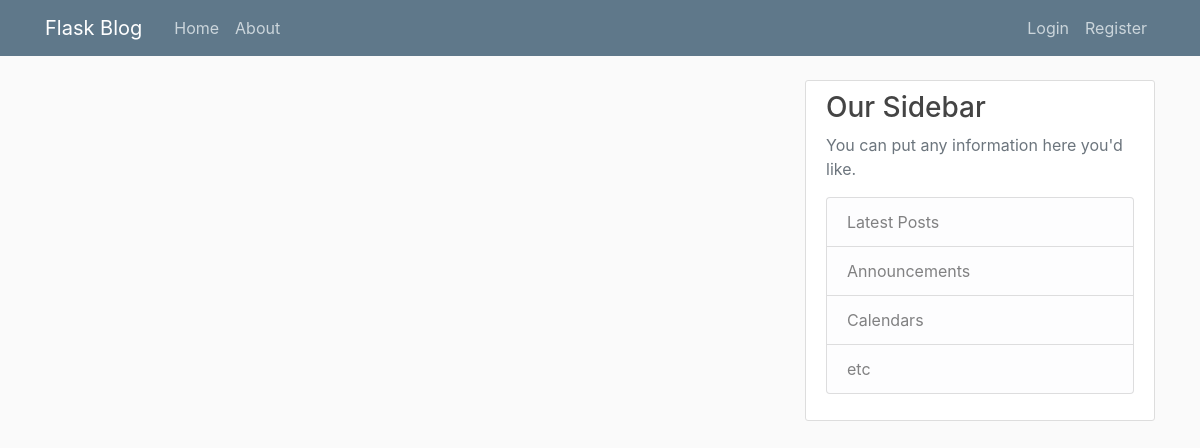
/home, run on an earlier commit of the app's database.
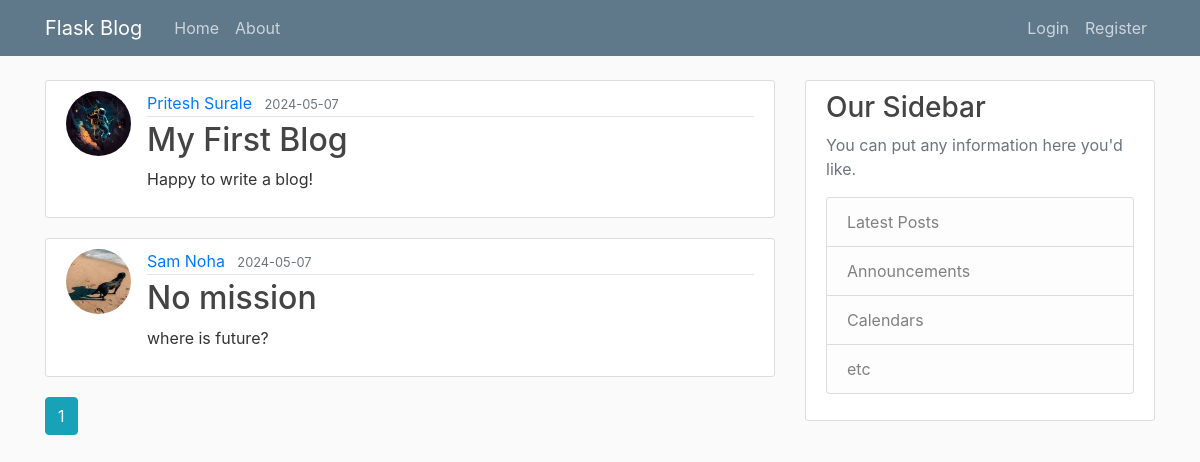
And on a later commit of the database.
### flaskblog/models.py (models this page shows, shortened)
class Post(db.Model):
  id = db.Column(db.Integer, primary_key=True)
  title = db.Column(db.String(100), unique=True, nullable=False)
  date_posted = db.Column(db.DateTime, nullable=False, default=datetime.now)
  content = db.Column(db.Text, nullable=False)
  user_id = db.Column(db.Integer, db.ForeignKey('user.id'), nullable=False)

class User(db.Model, UserMixin):
  id = db.Column(db.Integer, primary_key=True)
  username = db.Column(db.String(20), unique=True, nullable=False)
  email = db.Column(db.String(120), unique=True, nullable=False)
  image_file = db.Column(db.String(20), nullable=False, default='default.jpg')
  password = db.Column(db.String(60), nullable=False)
  posts = db.relationship('Post', backref='author', lazy=True)

### flaskblog/main/routes.py (the view)
@main.route("/")
@main.route("/home")
def home():
  page = request.args.get('page',1,type=int)
  posts = Post.query.order_by(Post.date_posted.desc()).paginate(page=page,per_page=5)
  return render_template('home.html',posts=posts, title='Home')

### flaskblog/templates/home.html
{% extends "layout.html"%}
{% block content %}
{% for post in posts.items %}
    <article class="media content-section d-flex">
        <div>
            <img src="{{ url_for('static', filename='profile_pics/' + post.author.image_file) }}" alt=""
                class="rounded-circle article-img">
        </div>
        <div class="media-body w-100">
            <div class="article-metadata">
                <a class="mr-2" href="{{url_for('users.user_posts',username=post.author.username)}}">{{ post.author.username }}</a>
                <small class="text-muted">{{ post.date_posted.strftime('%Y-%m-%d') }}</small>
            </div>
            <h2><a class="article-title" href="{{ url_for('posts.post',post_id=post.id)}}">{{ post.title }}</a></h2>
            <p class="article-content">{{ post.content }}</p>
        </div>
    </article>
{% endfor %}
{% for page_num in posts.iter_pages(left_edge=1,right_edge=1, right_current=1,left_current=1) %}
    {% if page_num %}
        {% if posts.page == page_num %}
            <a class="btn btn-info mb-4" href="{{ url_for('main.home',page=page_num)}}">{{page_num}}</a>
        {% else %}
            <a class="btn btn-outline-info mb-4" href="{{ url_for('main.home',page=page_num)}}">{{page_num}}</a>
        {% endif %}
    {% else %}
    ...
    {% endif%}
{% endfor %}
{% endblock content %}

What changed in the data, as far as the page shows it:
added Post: image_file (picture), author.username "Pritesh Surale", date_posted "2024-05-07", title "My First Blog", content "Happy to write a blog!"
added Post: image_file (picture), author.username "Sam Noha", date_posted "2024-05-07", title "No mission", content "where is future?"
Also different on the page:
new list line: "1"
